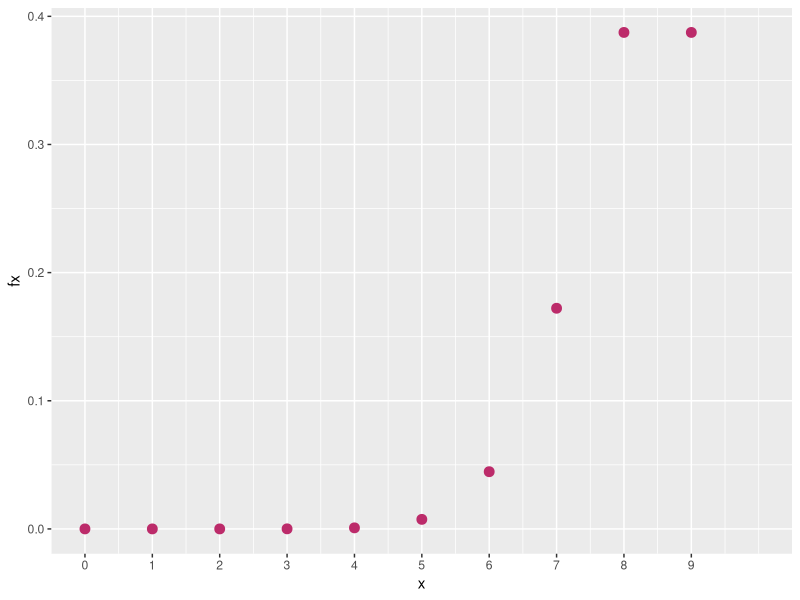
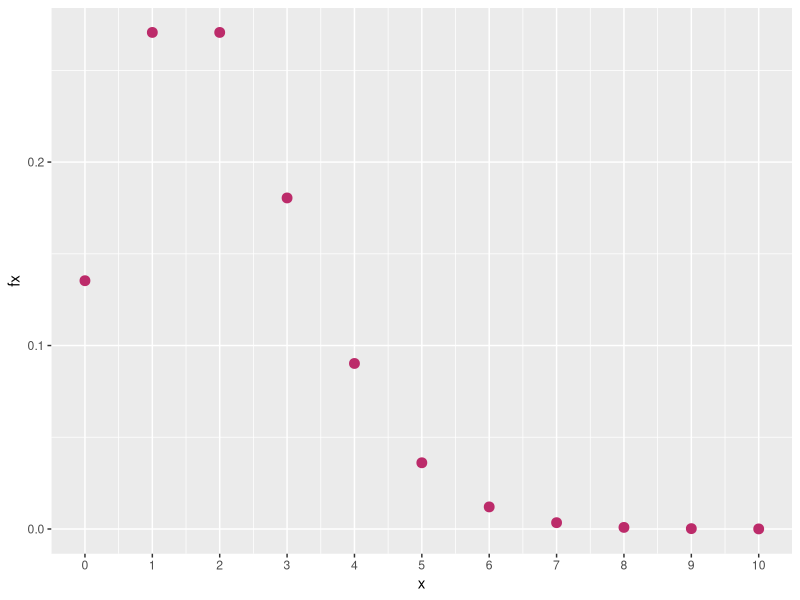
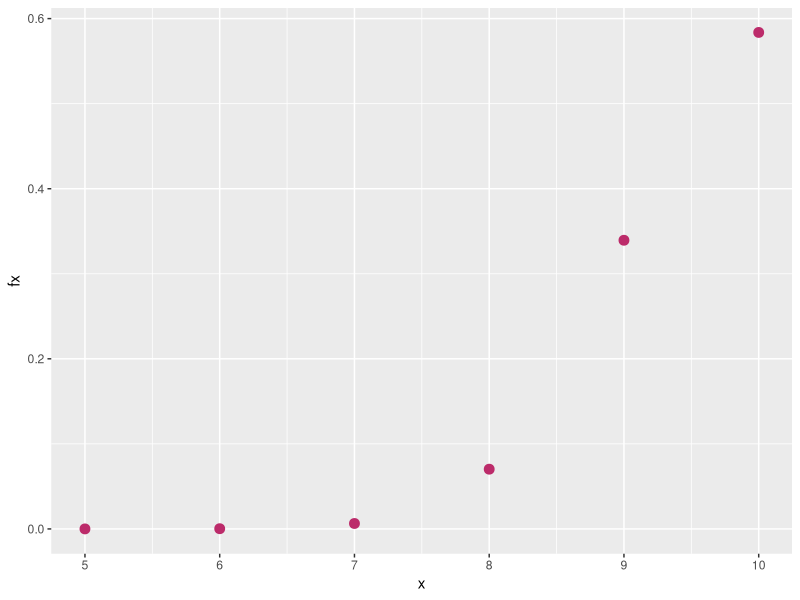
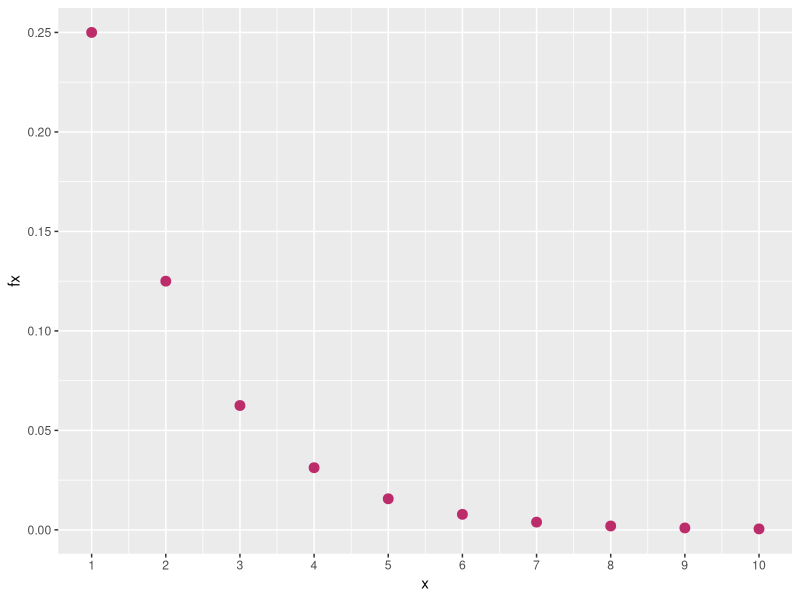
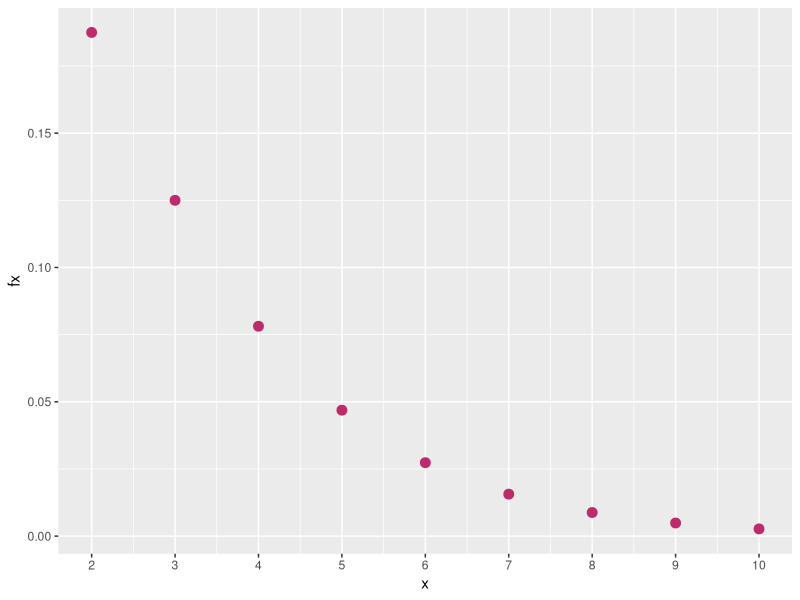
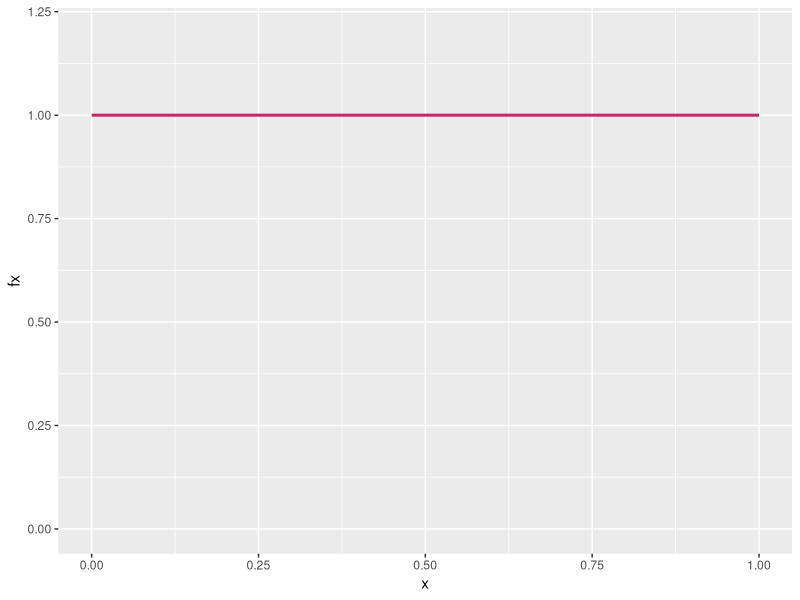
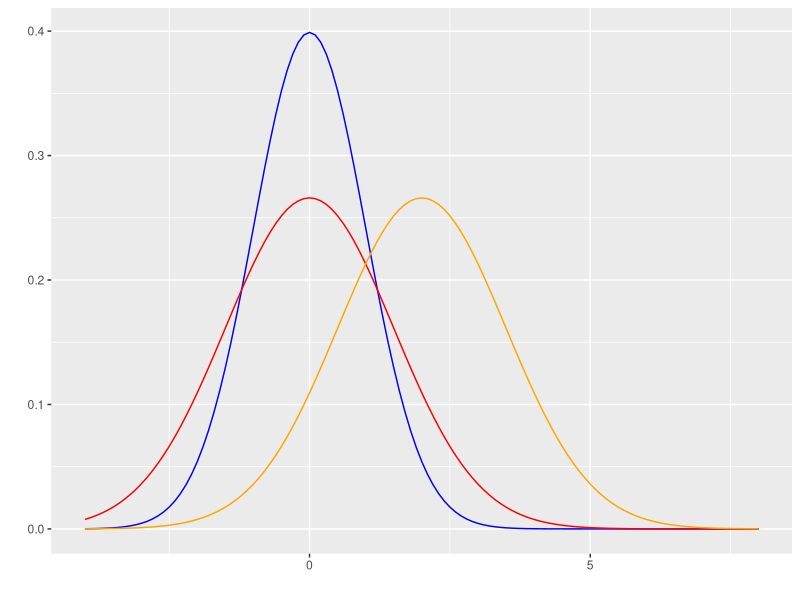
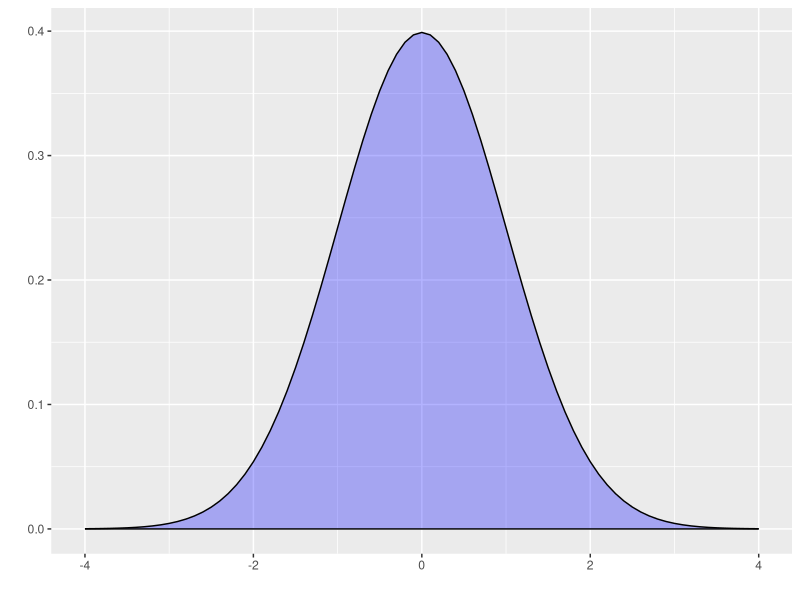

R code for these plots, in order:
## ---- chunk 1
knitr::opts_chunk$set(echo = TRUE,comment = NA)

# colores
c0="#0DA5A6" # VERDE CLARO
c1="#E77C00" # NARANJA
c2="#6666FF" # AZUL  
c3="#4CBFBA" # VERDE CLARO  
c4="#E09600" # AMARILLO  
c5="#BC2B6A" # MORADO 

library(ggplot2)

## ---- chunk 2
library(ggplot2)
# modelo binomial  ok
x=0:9
fx=dbinom(x,9,0.90)
dat=data.frame(x,fx)


ggplot(dat) + geom_point(aes(x, fx),colour = "#BC2B6A", size = 3) +
  scale_x_continuous(limits = c(0, 10),
                     breaks = c(0,1,2,3,4,5,6,7,8,9), 
                     labels = c('0','1','2','3','4','5','6','7','8','9'))
## ---- chunk 3
 dbinom(7,9,0.90)
## ---- chunk 4
# poiss ok
library(ggplot2)
x=0:10
fx=dpois(x,2)
dat=data.frame(x,fx)


ggplot(dat) + geom_point(aes(x, fx),colour = "#BC2B6A", size = 3) +
  scale_x_continuous(limits = c(0, 10),
                     breaks = c(0,1,2,3,4,5,6,7,8,9,10), 
                     labels = c('0','1','2','3','4','5','6','7','8','9','10'))
## ---- chunk 5
dpois(0,2)
## ---- chunk 6
# hyper ok
library(ggplot2)
x=5:10
fx=dhyper(x,95,5,10)
dat=data.frame(x,fx)


ggplot(dat) + geom_point(aes(x, fx),colour = "#BC2B6A", size = 3) +
  scale_x_continuous(limits = c(5, 10),
                     breaks = c(5,6,7,8,9,10), 
                     labels = c('5','6','7','8','9','10'))
## ---- chunk 7
# geom 
library(ggplot2)
x=1:10
fx=dgeom(x,0.5)
dat=data.frame(x,fx)


ggplot(dat) + geom_point(aes(x, fx),colour = "#BC2B6A", size = 3) +
  scale_x_continuous(limits = c(1, 10),
                     breaks = c(1,2,3,4,5,6,7,8,9,10), 
                     labels = c('1','2','3','4','5','6','7','8','9','10'))
## ---- chunk 8
# nbiom
library(ggplot2)
x=2:10
fx=dnbinom(x,2,0.50)
dat=data.frame(x,fx)


ggplot(dat) + geom_point(aes(x, fx),colour = "#BC2B6A", size = 3) +
  scale_x_continuous(limits = c(2, 10),
                     breaks = c(2,3,4,5,6,7,8,9,10), 
                     labels = c('2','3','4','5','6','7','8','9','10'))
## ---- chunk 9
# uniforme
library(ggplot2)
x= c(0,1) 
fx=c(1,1) 
dat=data.frame(x,fx)
ggplot(data=dat,aes(x=x, y=fx))+ 
  scale_y_continuous(limits=c(0,1.2))+
  geom_line(size = 1, color="#BC2B6A") 
## ---- chunk 10
# Distribucion normal
library(ggfortify)

p=ggdistribution(dnorm, seq(-4, 8, 0.1), mean = 0, sd = 1,colour = 'blue')
p=ggdistribution(dnorm, seq(-4, 8, 0.1), mean = 0, sd = 1.5,colour = 'red', p=p)
ggdistribution(dnorm, seq(-4, 8, 0.1),   mean = 2, sd = 1.5,colour = 'orange', p=p)
## ---- chunk 11
library(ggfortify)
ggdistribution(dnorm, seq(-4, 4, 0.1), mean = 0, sd = 1,fill = 'blue')
## ---- chunk 12
pnorm(70, mean=60, sd=4, lower.tail=FALSE)
## ---- chunk 13
#exponencial
library(ggfortify)
p=ggdistribution(dexp, seq(0, 10, 0.1),rate=1 ,colour = 'blue')
p=ggdistribution(dexp, seq(0, 10, 0.1),rate=2 ,colour = 'red', p=p)
ggdistribution(dexp, seq(0, 10, 0.1),rate=0.5,colour = 'orange', p=p)
## ---- chunk 14
library(ggfortify)
ggdistribution(pexp, seq(0, 10, 0.1),rate=1 ,colour = 'blue')
## ---- chunk 15
 pexp(20,1/15, lower.tail=FALSE)
## ---- chunk 16
# gamma
library(ggfortify)
p=ggdistribution(dgamma, seq(0, 15, 0.1),shape=3,rate=1 ,colour= 'blue')
p=ggdistribution(dgamma, seq(0, 15, 0.1),shape=2,rate=1 ,colour = 'red', p=p)
ggdistribution(dgamma, seq(0, 15, 0.1),shape=5,rate=1,colour = 'orange', p=p)

## ---- chunk 17
# weibull
library(ggfortify)
p=ggdistribution(dweibull, seq(0, 5, 0.01),shape=0.8,scale=1 ,colour = 'blue')
p=ggdistribution(dweibull, seq(0, 5, 0.01),shape=2,scale=1 ,colour = 'red', p=p)
ggdistribution(dweibull, seq(0, 5, 0.01),shape=2,scale=2,colour = 'orange', p=p)
